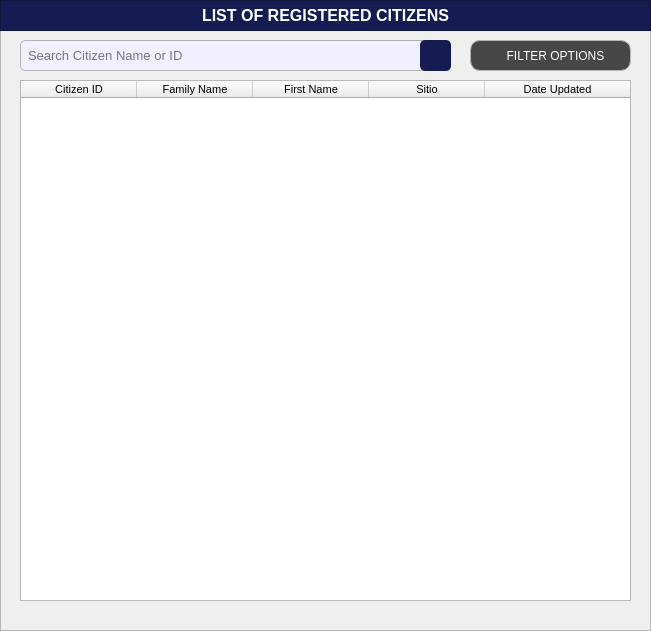
    <widget class="QFrame" name="basePopUpBodyFrame">
     <property name="geometry">
      <rect>
       <x>20</x>
       <y>20</y>
       <width>651</width>
       <height>631</height>
      </rect>
     </property>
     <property name="styleSheet">
      <string notr="true">#basePopUpBodyFrame {
	background-color: rgb(247, 247, 247);
	border: 1px solid rgb(194, 194, 194);
	border-radius: 10px;
}</string>
     </property>
     <property name="frameShape">
      <enum>QFrame::Shape::StyledPanel</enum>
     </property>
     <property name="frameShadow">
      <enum>QFrame::Shadow::Raised</enum>
     </property>
     <widget class="QFrame" name="basePopUpTitleFrame_3">
      <property name="geometry">
       <rect>
        <x>0</x>
        <y>0</y>
        <width>651</width>
        <height>31</height>
       </rect>
      </property>
      <property name="styleSheet">
       <string notr="true">#basePopUpTitleFrame_3 {
	background-color: #141c52;
}</string>
      </property>
      <property name="frameShape">
       <enum>QFrame::Shape::StyledPanel</enum>
      </property>
      <property name="frameShadow">
       <enum>QFrame::Shadow::Raised</enum>
      </property>
      <widget class="QLabel" name="label_title_3">
       <property name="geometry">
        <rect>
         <x>0</x>
         <y>0</y>
         <width>651</width>
         <height>31</height>
        </rect>
       </property>
       <property name="font">
        <font>
         <family>Arial</family>
         <pointsize>12</pointsize>
         <bold>true</bold>
        </font>
       </property>
       <property name="styleSheet">
        <string notr="true">#label_title_3{
	background-color:transparent;
	color: rgb(255, 255, 255);
}</string>
       </property>
       <property name="text">
        <string>LIST OF REGISTERED CITIZENS</string>
       </property>
       <property name="alignment">
        <set>Qt::AlignmentFlag::AlignCenter</set>
       </property>
      </widget>
     </widget>
     <widget class="QLineEdit" name="cp_CitizenName_fieldSearch">
      <property name="geometry">
       <rect>
        <x>20</x>
        <y>40</y>
        <width>431</width>
        <height>31</height>
       </rect>
      </property>
      <property name="font">
       <font>
        <family>Arial</family>
        <pointsize>10</pointsize>
       </font>
      </property>
      <property name="styleSheet">
       <string notr="true">#cp_CitizenName_fieldSearch{
    border: 1px solid #b3b3b3;  /* Black border */
    border-radius: 5px;        /* Rounded corners */
    padding: 5px;               /* Inner spacing */
    background-color: #f2efff;  /* Gray background */
    color: #000000; 
}
</string>
      </property>
      <property name="text">
       <string/>
      </property>
      <property name="placeholderText">
       <string>Search Citizen Name or ID</string>
      </property>
     </widget>
     <widget class="QPushButton" name="cp_CitizenName_buttonSearch">
      <property name="geometry">
       <rect>
        <x>420</x>
        <y>40</y>
        <width>31</width>
        <height>31</height>
       </rect>
      </property>
      <property name="font">
       <font>
        <family>Arial</family>
        <pointsize>9</pointsize>
       </font>
      </property>
      <property name="cursor">
       <cursorShape>PointingHandCursor</cursorShape>
      </property>
      <property name="focusPolicy">
       <enum>Qt::FocusPolicy::NoFocus</enum>
      </property>
      <property name="styleSheet">
       <string notr="true">#cp_CitizenName_buttonSearch {
    background-color:  #141c52;
    color: white;
    border-radius: 5px;
    padding: 10px; /* Optional: Adjusts spacing inside the button */
}
#cp_CitizenName_buttonSearch:hover {
    background-color: #1a237e; /* Slightly lighter blue when hovered */
}
#cp_CitizenName_buttonSearch:pressed {
    background-color: #0f1442; /* Darker blue when clicked */
}</string>
      </property>
      <property name="text">
       <string/>
      </property>
      <property name="icon">
       <iconset>
        <normaloff>../../../Assets/FuncIcons/icon_search_w.svg</normaloff>../../../Assets/FuncIcons/icon_search_w.svg</iconset>
      </property>
      <property name="iconSize">
       <size>
        <width>20</width>
        <height>20</height>
       </size>
      </property>
     </widget>
     <widget class="QTableWidget" name="cp_tableView_List_RegCitizens">
      <property name="geometry">
       <rect>
        <x>20</x>
        <y>80</y>
        <width>611</width>
        <height>521</height>
       </rect>
      </property>
      <property name="minimumSize">
       <size>
        <width>611</width>
        <height>521</height>
       </size>
      </property>
      <property name="font">
       <font>
        <family>Arial</family>
        <pointsize>8</pointsize>
       </font>
      </property>
      <property name="focusPolicy">
       <enum>Qt::FocusPolicy::NoFocus</enum>
      </property>
      <property name="styleSheet">
       <string notr="true">#inst_tableView_List_RegCitizens {
	background-color: white;
	color: #black;
}
</string>
      </property>
      <property name="editTriggers">
       <set>QAbstractItemView::EditTrigger::NoEditTriggers</set>
      </property>
      <attribute name="horizontalHeaderVisible">
       <bool>true</bool>
      </attribute>
      <attribute name="horizontalHeaderCascadingSectionResizes">
       <bool>false</bool>
      </attribute>
      <attribute name="horizontalHeaderDefaultSectionSize">
       <number>116</number>
      </attribute>
      <attribute name="horizontalHeaderShowSortIndicator" stdset="0">
       <bool>false</bool>
      </attribute>
      <attribute name="horizontalHeaderStretchLastSection">
       <bool>true</bool>
      </attribute>
      <attribute name="verticalHeaderVisible">
       <bool>false</bool>
      </attribute>
      <attribute name="verticalHeaderCascadingSectionResizes">
       <bool>false</bool>
      </attribute>
      <column>
       <property name="text">
        <string>Citizen ID</string>
       </property>
       <property name="toolTip">
        <string comment="100"/>
       </property>
       <property name="font">
        <font>
         <family>Arial</family>
         <pointsize>8</pointsize>
        </font>
       </property>
       <property name="background">
        <color>
         <red>59</red>
         <green>57</green>
         <blue>100</blue>
        </color>
       </property>
      </column>
      <column>
       <property name="text">
        <string>Family Name</string>
       </property>
       <property name="font">
        <font>
         <family>Arial</family>
         <pointsize>8</pointsize>
        </font>
       </property>
       <property name="background">
        <color>
         <red>59</red>
         <green>57</green>
         <blue>100</blue>
        </color>
       </property>
      </column>
      <column>
       <property name="text">
        <string>First Name</string>
       </property>
       <property name="font">
        <font>
         <family>Arial</family>
         <pointsize>8</pointsize>
        </font>
       </property>
       <property name="background">
        <color>
         <red>59</red>
         <green>57</green>
         <blue>100</blue>
        </color>
       </property>
      </column>
      <column>
       <property name="text">
        <string>Sitio</string>
       </property>
       <property name="font">
        <font>
         <family>Arial</family>
         <pointsize>8</pointsize>
        </font>
       </property>
       <property name="background">
        <color>
         <red>59</red>
         <green>57</green>
         <blue>100</blue>
        </color>
       </property>
      </column>
      <column>
       <property name="text">
        <string>Date Updated</string>
       </property>
       <property name="font">
        <font>
         <family>Arial</family>
         <pointsize>8</pointsize>
        </font>
       </property>
       <property name="background">
        <color>
         <red>59</red>
         <green>57</green>
         <blue>100</blue>
        </color>
       </property>
      </column>
     </widget>
     <widget class="QPushButton" name="profileList_buttonFilter">
      <property name="geometry">
       <rect>
        <x>470</x>
        <y>40</y>
        <width>161</width>
        <height>31</height>
       </rect>
      </property>
      <property name="font">
       <font>
        <family>Arial</family>
        <pointsize>9</pointsize>
       </font>
      </property>
      <property name="cursor">
       <cursorShape>PointingHandCursor</cursorShape>
      </property>
      <property name="focusPolicy">
       <enum>Qt::FocusPolicy::NoFocus</enum>
      </property>
      <property name="styleSheet">
       <string notr="true">#profileList_buttonFilter {
    background-color:  #474747;
    color: white;
    border: 1px solid #b5b5b5;
    border-radius: 10px;
    padding: 10px; 
}

#profileList_buttonFilter:hover {
    background-color: #636363;
    color: white; 
}

#profileList_buttonFilter:pressed {
    background-color: #bfbfbf;
    color: white; 
}
</string>
      </property>
      <property name="text">
       <string>   FILTER OPTIONS</string>
      </property>
      <property name="icon">
       <iconset>
        <normaloff>../../../Assets/FuncIcons/icon_filter.svg</normaloff>../../../Assets/FuncIcons/icon_filter.svg</iconset>
      </property>
      <property name="iconSize">
       <size>
        <width>18</width>
        <height>18</height>
       </size>
      </property>
     </widget>
    </widget>
